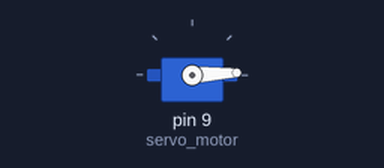
A sketch run on a simulated Arduino Uno, built with avr-gcc and run on an emulated ATmega328P. On the bench: servo.

Above: at 0.05 s.
At 0.9 s:
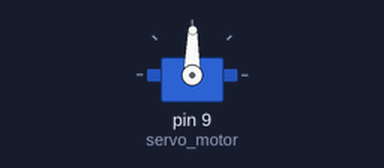
At 1.75 s:
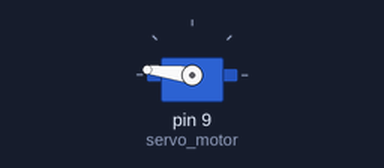
At 3.45 s:
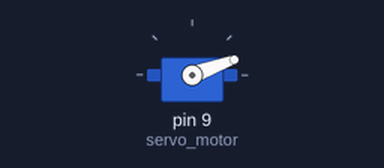
Timing chart, 0 to 8.6 s (numbered marks = the images above):
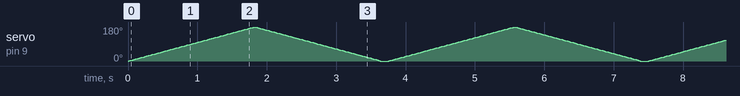

The sketch:

Servo_motor.ino
```cpp
#include<Servo.h>
Servo servo_motor;
void setup() {
  // put your setup code here, to run once:
servo_motor.attach(9);
}

void loop() {
  // put your main code here, to run repeatedly:
for(int i=0; i<=180; i++){
  servo_motor.write(i);
  delay(10);
}
for(int i=180; i>=0; i--){
  servo_motor.write(i);
  delay(10);

}
delay(100);
}
```
